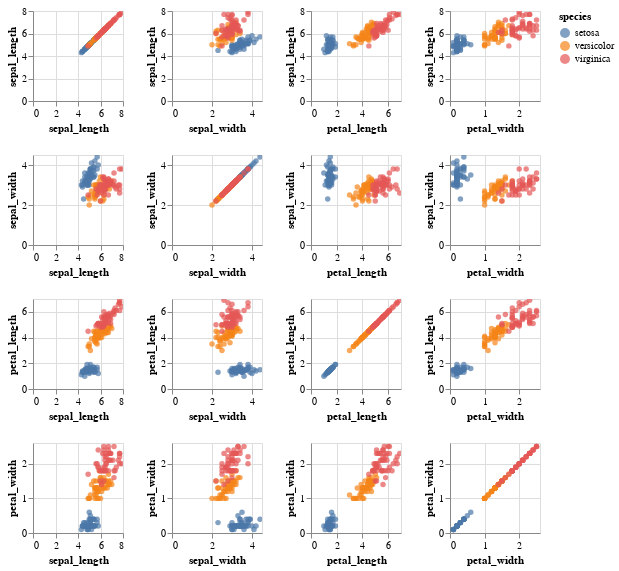

Notebook code cell kept with this figure:
### Markdown cell above
We can use altair to create an interactive scatterplot matrix. Can you create a scatterplot matrix of iris dataset by consulting https://altair-viz.github.io/gallery/scatter_matrix.html?

**Q: Draw an interactive scatterplot matrix for iris dataset in altair**

### Code cell
# Implement
import altair as alt

alt.Chart(iris).mark_circle().encode(
    alt.X(alt.repeat('column'), type='quantitative'),
    alt.Y(alt.repeat('row'), type='quantitative'),
    color='species'
).properties(
    width=90,
    height=90
).repeat(
    row=['sepal_length', 'sepal_width', 'petal_length', 'petal_width'],
    column=['sepal_length', 'sepal_width', 'petal_length', 'petal_width']
).interactive()

### Figure 1 — Vega-Lite specification as saved in the notebook (floating-point values rounded to 4 significant figures; data arrays with more than 128 entries replaced by an {"elided": "..."} marker saying what was removed)
{"config": {"view": {"continuousWidth": 400, "continuousHeight": 300}}, "repeat": {"column": ["sepal_length", "sepal_width", "petal_length", "petal_width"], "row": ["sepal_length", "sepal_width", "petal_length", "petal_width"]}, "spec": {"data": {"name": "data-a4bd480ea976f54878a155ce12ba18ce"}, "mark": "circle", "encoding": {"color": {"field": "species", "type": "nominal"}, "x": {"field": {"repeat": "column"}, "type": "quantitative"}, "y": {"field": {"repeat": "row"}, "type": "quantitative"}}, "height": 90, "selection": {"selector001": {"type": "interval", "bind": "scales", "encodings": ["x", "y"]}}, "width": 90}, "$schema": "https://vega.github.io/schema/vega-lite/v4.17.0.json", "datasets": {"data-a4bd480ea976f54878a155ce12ba18ce": {"elided": "150 records"}}}
